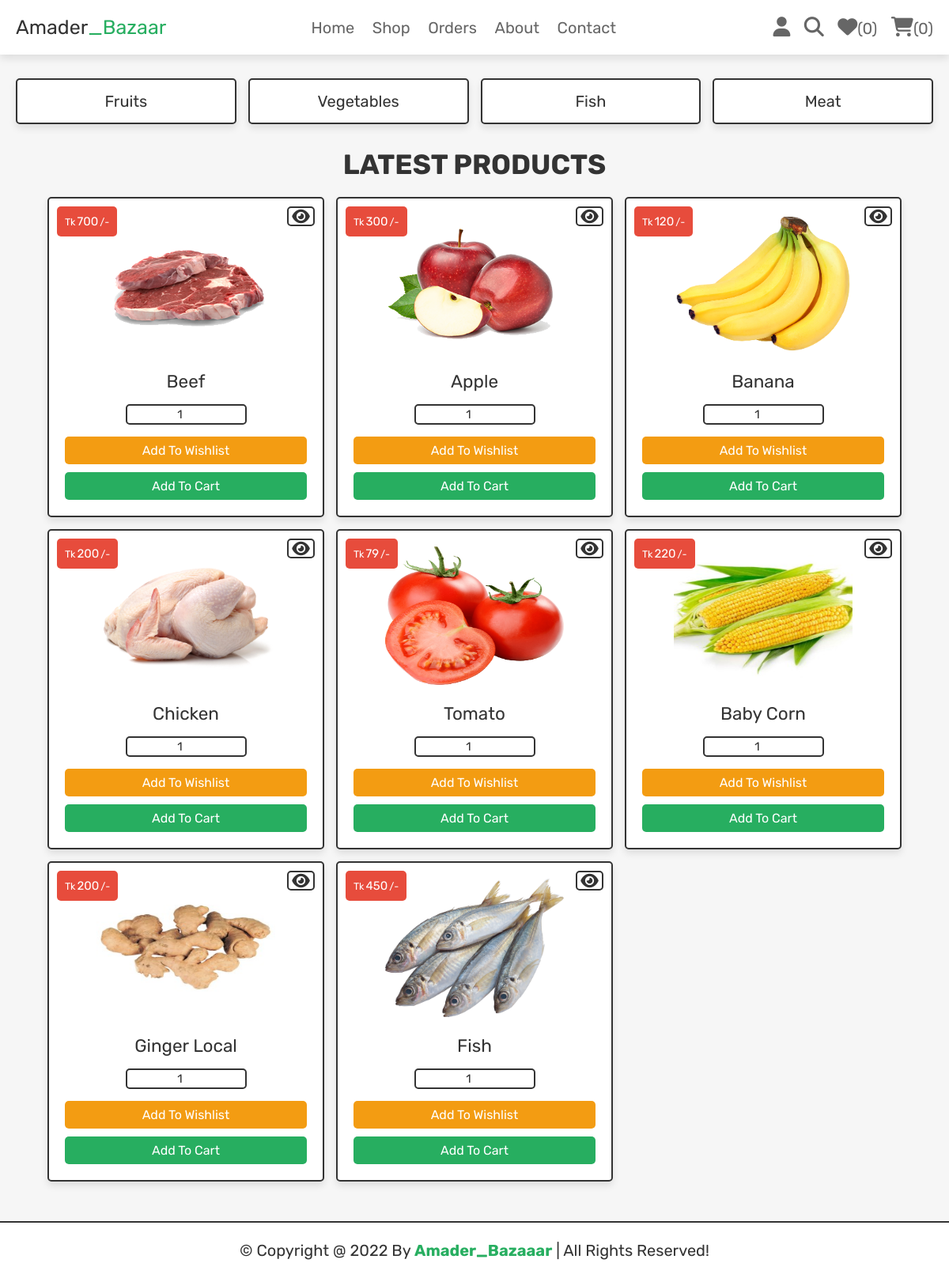
Screenshot of /shop.php (signed in) with the database file from the repository.
### tables this page shows
CREATE TABLE `products` (
  `id` int(100) NOT NULL,
  `name` varchar(100) NOT NULL,
  `category` varchar(20) NOT NULL,
  `details` varchar(500) NOT NULL,
  `price` int(100) NOT NULL,
  `image` varchar(100) NOT NULL
);

### shop.php (the view, shortened to what this page needs)
<?php
@include 'config.php';
?>
<!DOCTYPE html>
<html lang="en">
<head>
   <link rel="stylesheet" href="https://cdnjs.cloudflare.com/ajax/libs/font-awesome/6.1.1/css/all.min.css">
   <link rel="stylesheet" href="css/style.css">
</head>
<body>
<?php include 'header.php'; ?>
<section class="p-category">
   <a href="category.php?category=fruits">fruits</a>
   <a href="category.php?category=vegitables">vegetables</a>
   <a href="category.php?category=fish">fish</a>
   <a href="category.php?category=meat">meat</a>
</section>
<section class="products">
   <h1 class="title">latest products</h1>
   <div class="box-container">
   <?php
      $select_products = $conn->prepare("SELECT * FROM `products`");
      $select_products->execute();
      if($select_products->rowCount() > 0){
         while($fetch_products = $select_products->fetch(PDO::FETCH_ASSOC)){
   ?>
   <form action="" class="box" method="POST">
      <div class="price">Tk<span><?= $fetch_products['price']; ?></span>/-</div>
      <a href="view_page.php?pid=<?= $fetch_products['id']; ?>" class="fas fa-eye"></a>
      <img src="uploaded_img/<?= $fetch_products['image']; ?>" alt="">
      <div class="name"><?= $fetch_products['name']; ?></div>
      <input type="number" min="1" value="1" name="p_qty" class="qty">
      <input type="submit" value="add to wishlist" class="option-btn" name="add_to_wishlist">
      <input type="submit" value="add to cart" class="btn" name="add_to_cart">
   </form>
   <?php
      }
   }else{
      echo '<p class="empty">no products added yet!</p>';
   }
   ?>
   </div>
</section>
<?php include 'footer.php'; ?>
</body>
</html>

### css/style.css (style rules this page uses)
.products .box-container { display: grid; grid-template-columns: repeat(auto-fit, 35rem); gap:1.5rem; justify-content: center; align-items: flex-start; }
.products .box-container .box { padding:2rem; text-align: center; border:var(--border); background-color: var(--white); box-shadow: var(--box-shadow); border-radius: .5rem; position: relative; }
.products .box-container .box .price { position: absolute; top:1rem; left:1rem; padding:1rem; border-radius: .5rem; background-color: var(--red); font-size: 1.25rem; color:var(--white); }
.products .box-container .box .price span { font-size: 1.5rem; color:var(--white); margin:0 .2rem; }
.products .box-container .box .fa-eye { position: absolute; top:1rem; right:1rem; border-radius: .5rem; height: 2.5rem; line-height: 2.25rem; width: 3.5rem; border:var(--border); color:var(--black); font-size: 2rem; background-color: var(--white); }
.products .box-container .box img { width: 226px; height: 175px; margin-bottom: 1rem; }
.products .box-container .box .name { font-size: 2.25rem; color:var(--black); padding:1rem 0; }
.products .box-container .box .qty { margin: 0.5rem 0; border-radius: 0.5rem; padding: 0.2rem 0.2rem; font-size: 1.5rem; color: var(--black); border: var(--border); width: 50%; text-align: center; }
.p-category { display: grid; grid-template-columns: repeat(auto-fit, minmax(27rem, 1fr)); gap:1.5rem; justify-content: center; align-items: flex-start; }
.p-category { padding-bottom: 0; }
.p-category a { padding:1.5rem; text-align: center; border:var(--border); background-color: var(--white); box-shadow: var(--box-shadow); border-radius: .5rem; font-size: 2rem; text-transform: capitalize; color:var(--black); }

### css/components.css (style rules this page uses)
:root { --green:#27ae60; --orange:#f39c12; --red:#e74c3c; --black:#333; --light-color:#666; --white:#fff; --light-bg:#f6f6f6; --border:.2rem solid var(--black); --box-shadow:0 .5rem 1rem rgba(0,0,0,.1); }
* { font-family: 'Rubik', sans-serif; margin:0; padding:0; box-sizing: border-box; outline: none; border:none; text-decoration: none; color:var(--black); }
body { background-color: var(--light-bg); }
html { font-size: 62.5%; overflow-x: hidden; scroll-behavior: smooth; scroll-padding-top: 6.5rem; }
section { padding:3rem 2rem; max-width: 1200px; margin:0 auto; }
.btn, .delete-btn, .option-btn { display: block; width: 100%; margin-top: 1rem; border-radius: .5rem; color:var(--white); font-size: 1.6rem; padding:0.8rem 1.2rem; text-transform: capitalize; cursor: pointer; text-align: center; }
.btn { background-color: var(--green); }
.option-btn { background-color: var(--orange); }
.title { text-align: center; margin-bottom: 2rem; text-transform: uppercase; color:var(--black); font-size: 3.5rem; }

### rows the page displays
products: price "700", image (picture), name "Beef"
products: price "300", image (picture), name "Apple"
products: price "120", image (picture), name "Banana"
products: price "200", image (picture), name "Chicken"
products: price "79", image (picture), name "Tomato"
products: price "220", image (picture), name "Baby Corn"
products: price "200", image (picture), name "Ginger Local"
products: price "450", image (picture), name "Fish"

### other values shown
$count_wishlist_items->rowCount() "0"
$count_cart_items->rowCount() "0"
